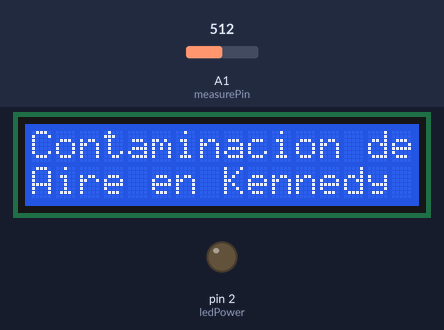
The sketch below on a simulated Arduino Uno, built with avr-gcc and run on an emulated ATmega328P. Parts: 16×2 character LCD, output pins drawn as LEDs (lit = HIGH). Inputs (shaded band) come from the test bench; at power-on: A1 (measurePin) = 512.

Above: at 5.1 s.
At 10.42 s:
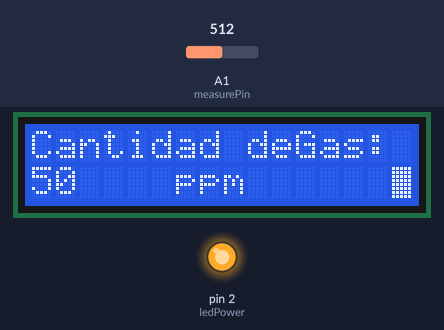
11.3 s: A1 (measurePin) set to 716
At 13.3 s:
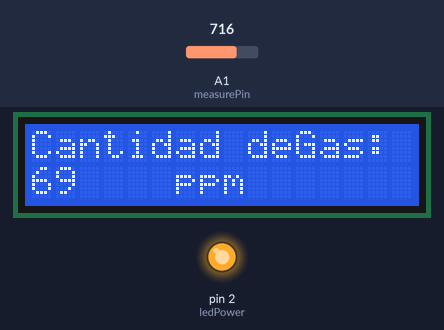
14.3 s: A1 (measurePin) set to 900
At 15.5 s:
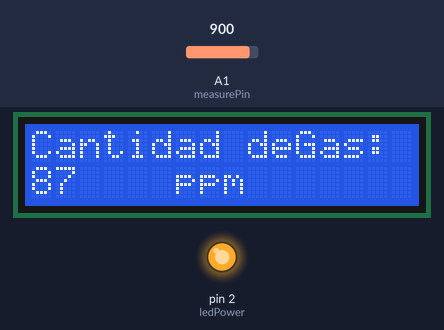
16.5 s: A1 (measurePin) set to 1023
At 17.7 s:
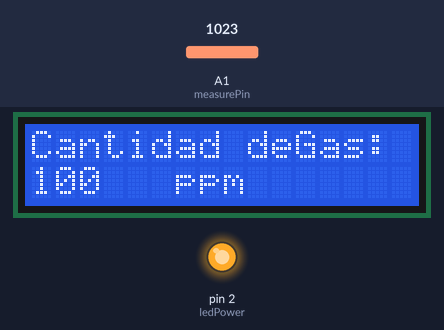
Timing chart, 0 to 19.5 s (numbered marks = the images above; inputs shaded):
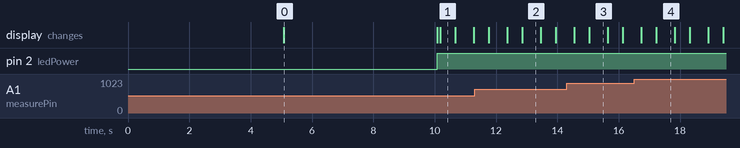

Measured:
- after the input at 11.3 s, the display: first differs from a run without the input after 1.1 s (image 2 shows a later state)
- after the input at 14.3 s, the display: first changes after 0.25 s (image 3 shows a later state)
- after the input at 16.5 s, the display: first changes after 0.24 s (image 4 shows a later state)
- what the display in image 0 shows lasts 5.0 s, from 5.1 s to 10.1 s
- what the display in image 1 shows lasts 0.5 s, from 10.2 s to 10.7 s
- what the display in image 2 shows lasts 0.6 s, from 12.9 s to 13.5 s

The sketch:

NewAir_1.ino
```cpp
/*-------------------------------------------------------------------
 Standalone Sketch to use with a Arduino uno and a
 Sharp Optical Dust Sensor GP2Y1010AU0F
---------------------------------------------------------------------
// Conexión del GP2Y1010 y Shield LCD.
// GP2Y1010:  Pin1     -> A 5V a través de resistencia de 220 ohmios
//            Pin2     -> Arduino GND
//            Pin3     -> Arduino Digital 2
//            Pin4     -> Arduino GND
//            Pin5     -> Arduino Análogo 1
//            Pin6     -> Arduino 5V
//
// LCD:     DB7         -> Arduino Digital 7
//          DB6         -> Arduino Digital 6
//          DB5         -> Arduino Digital 5
//          DB4         -> Arduino Digital 4
//          E           -> Arduino Digital 9
//          RS          -> Arduino Digital 8
-------------------------------------------------------------------*/
#include <LiquidCrystal.h>  //Librería para manipular LCD
#include "SoftwareSerial.h"

SoftwareSerial ceropollution(2,3); //Rx, Tx

const int rs = 8, en = 9, d4 = 4, d5 = 5, d6 = 6, d7 = 7;
LiquidCrystal lcd(rs, en, d4, d5, d6, d7);    //Crea objeto para controlar la LCD

int measurePin = A1;        //Pin de lectura del sensor
int ledPower = 2;           //Pin de activación del LED del sensor

int samplingTime = 280;     //Tiempo de encendido del LED debe ser 320 micro segundos (280 + 40)
int iPolucion = 0;

float voMeasured = 0;       //Variable para guardar valor leído en el sensor (0-1023)
float calcVoltage = 0;      //Variable para guardar valor de voltaje calculado  en el sensor (0-5V)
float dustDensity = 0;      //Variable para guardar valor de densidad de polvo leído en el sensor (0-0,8 mg/m3)

//-------------------------------------------------------------------
void setup(){
  Serial.begin(9600);         //Inicializa comunicación serial
  ceropollution.begin(9600);
  pinMode(ledPower,OUTPUT);   //Configura pin como salida para controlar LED del sensor

  lcd.begin(16, 2);           // Inicializar el LCD
  lcd.setCursor(4,0);
  lcd.print("Colegio");       // Mensaje de inicio
  lcd.setCursor(2,1);
  lcd.print("Las Americas ");
  delay(5000);
  lcd.clear();                //Limpia la pantalla
  lcd.setCursor(0,0);
  lcd.print("Contaminacion de");
  lcd.setCursor(0,1);
  lcd.print("Aire en Kennedy");     // Mensaje de inicio
  delay(5000);
  lcd.clear();
  lcd.home();                       //Se posiciona en la coordenada (0,0)
  lcd.print("Cantidad deGas: ");
  lcd.setCursor(5, 1);
  lcd.print(" ppm");              //Imprime unidades de medida de densidad del polvo en el aire
}

//-------------------------------------------------------------------
void loop(){
  digitalWrite(ledPower,LOW);           //Enciende LED del sensor

  voMeasured = analogRead(measurePin);  //Lee valor de densidad del polvo

  digitalWrite(ledPower,HIGH);          //Apaga LED del sensor
  delay(100);         //Completa tiempo de ciclo

  iPolucion = map(voMeasured, 0, 1023, 0, 100);   //Convierte valor decimal leido a un valor de voltaje

  //Ecuación de linealidad tomada de http://www.howmuchsnow.com/arduino/airquality/ realizada por Chris Nafis (c) 2012

  lcd.setCursor(0, 1);                  //Se posiciona para imprimir valor de densidad de polvo
  lcd.print(iPolucion);               //Imprime valor de densidad de polvo
  ceropollution.print(iPolucion);
  lcd.setCursor(15, 1);                 //Se traslada a última posición
  lcd.blink();                          //Resalta cursor...
  delay (489);                          //durante medio segundo

  /*Serial.print("Raw Signal Value (0-1023): ");
  Serial.print(voMeasured);
  Serial.print(" - Voltage: ");
  Serial.print(calcVoltage);
  Serial.print(" - Dust Density: ");
  Serial.println(dustDensity);*/

  lcd.noBlink();                        //Quita resaltado del cursor...
  delay(500);                           //durante medio segundo
}
```
